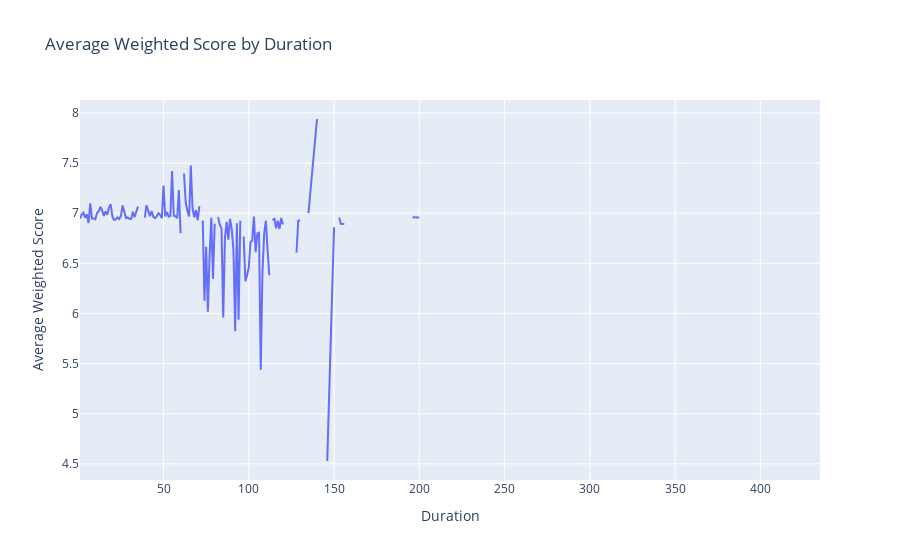

Notebook code cell kept with this figure:
### Markdown cell above
## runtimeminutes et notation

### Code cell
mean_weighted_score_by_runtimeminutes = df.groupby('runtimeminutes')['weighted_score'].mean().reset_index()
px.line(mean_weighted_score_by_runtimeminutes, x='runtimeminutes', y='weighted_score', 
              labels={'runtimeminutes': 'Duration', 'weighted_score': 'Average Weighted Score'},
              title='Average Weighted Score by Duration')

### Figure 1 — Plotly figure (JSON) as saved in the notebook; plotly's stock layout.template omitted (floating-point values rounded to 4 significant figures; data arrays with more than 128 entries replaced by an {"elided": "..."} marker saying what was removed)
{"data": [{"hovertemplate": "Duration=%{x}<br>Average Weighted Score=%{y}<extra></extra>", "legendgroup": "", "line": {"color": "#636efa", "dash": "solid"}, "marker": {"symbol": "circle"}, "mode": "lines", "name": "", "orientation": "v", "showlegend": false, "type": "scatter", "x": {"elided": "158 float values"}, "xaxis": "x", "y": {"elided": "158 float values"}, "yaxis": "y"}], "layout": {"legend": {"tracegroupgap": 0}, "title": {"text": "Average Weighted Score by Duration"}, "xaxis": {"anchor": "y", "domain": [0, 1], "title": {"text": "Duration"}}, "yaxis": {"anchor": "x", "domain": [0, 1], "title": {"text": "Average Weighted Score"}}}}
